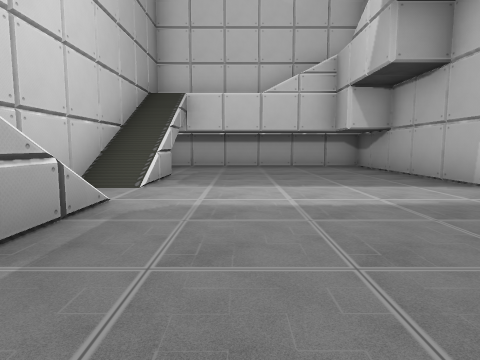
[1] (above)

16 first-person views from a walk through a 3-D level made in the Unity game engine. The camera is 0.58 m above the floor, tilts 6° down and sees 75° across. Doors are open. The floor is counted in squares, 1 m on a side. Each view is taken from the middle of a square. On the plan, view 1 faces up. The plan holds only what a view shows up to about 9 squares ahead; the rest is blank. The place goes on beyond the plan. The player is left out.

[2]
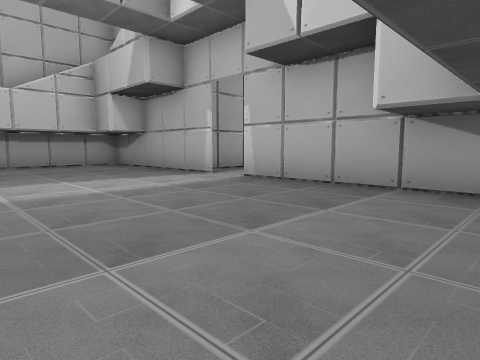

[3]
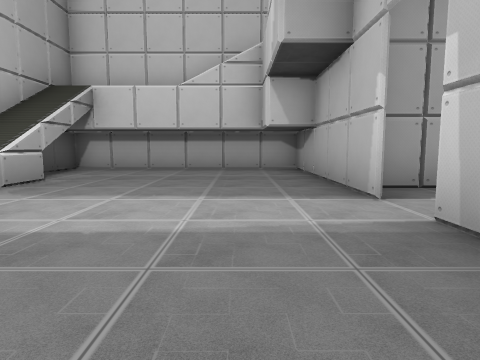

[4]
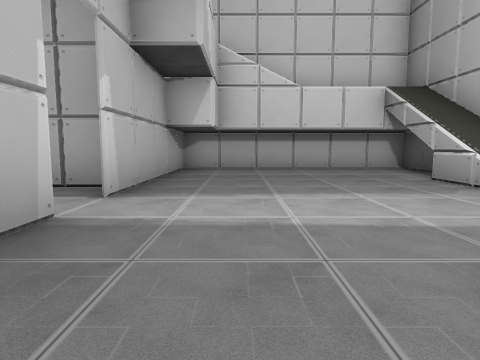

[5]
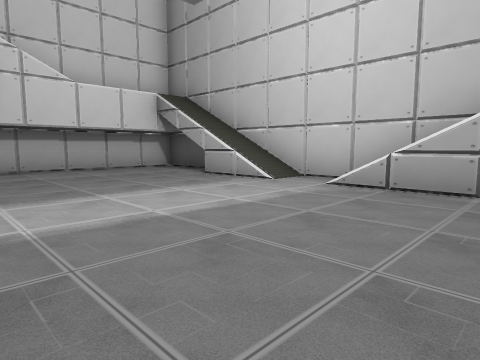

[6]
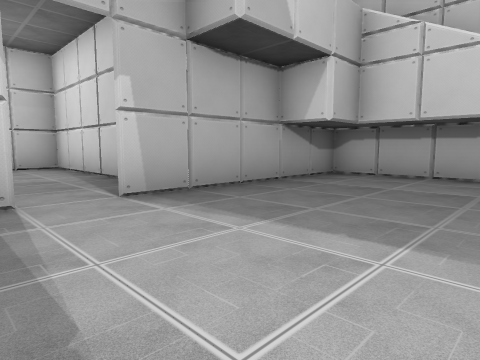

[7]
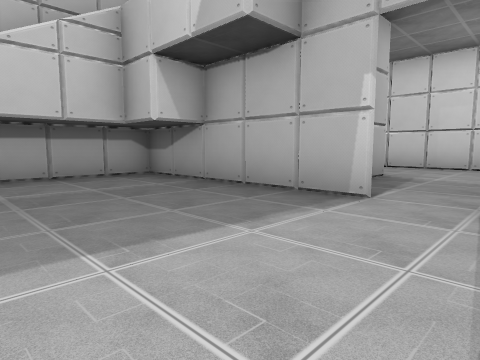

[8]
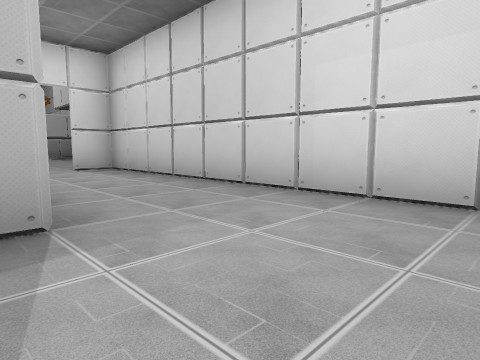

[9]
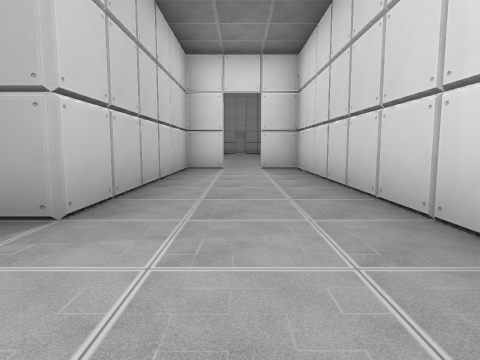

[10]
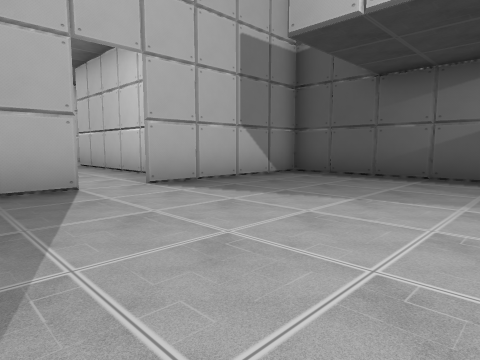

[11]
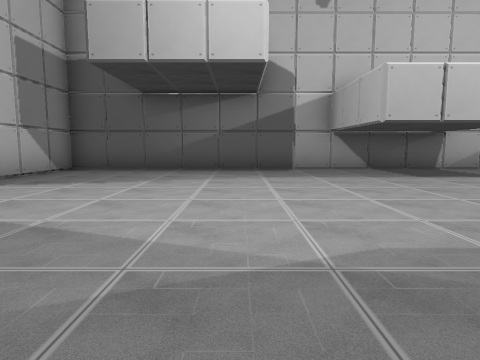

[12]
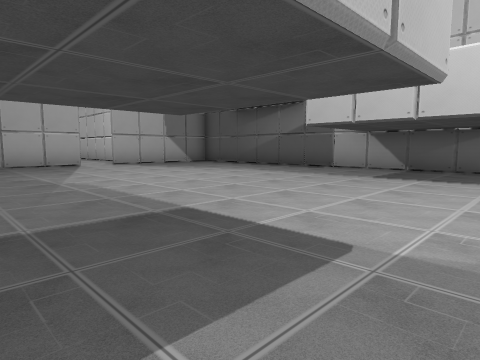

[13]
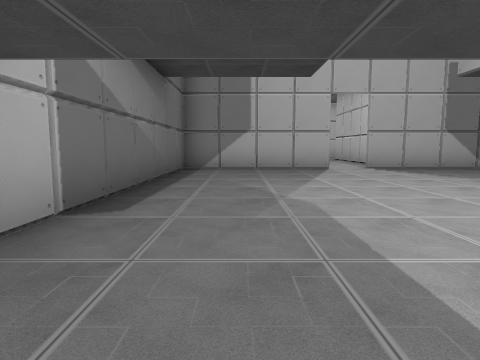

[14]
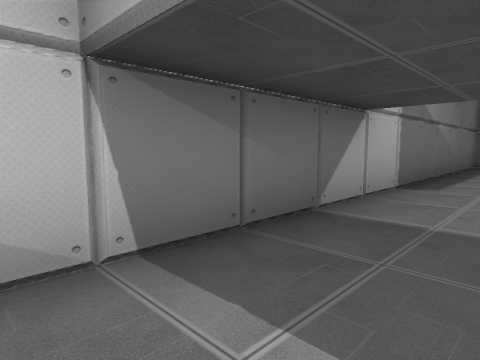

[15]
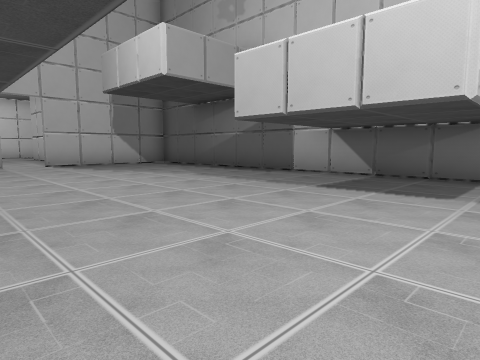

[16]
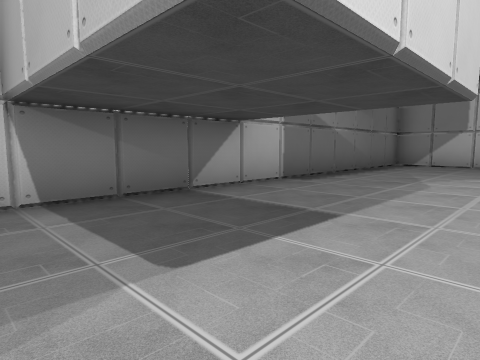

### Floor plan
Key: @ floor where view 1 was taken; # wall or solid block; . floor; / step, stairs or slope; D open door.
Columns run from 3 left of view 1 to 13 right of it. Each row starts with its distance up from view 1.
 22       #. .......#
 21       #.........#
 20       #.........#
 19       #.........#
 18       #.........#
 17       #.........#
 16       #.........#
 15       #.........#
 14       #.........#
 13       #.........#
 12       #....D....#
 11       #####D#####
 10 ##########...#
  9 #......###...#
  8 #......###...#
  7 #/.....###...#
  6 #/.....###...#
  5 #/.....#.....#
  4 #.....DD.....#
  3 #/.....#.....#
  2 #/.....#######
  1 #/.....#
  0 #..@...#
 -1 #......#
 -2 ########

Positions as (right, up) in squares from view 1, and headings:
1: (0, 0), facing up
2: (-1, -1), facing up-right
3: (2, 1), facing up
4: (2, 7), facing down
5: (3, 7), facing down-left
6: (0, 5), facing down-right
7: (0, 3), facing up-right
8: (6, 3), facing up-right
9: (8, 3), facing up
10: (10, 16), facing down-left
11: (12, 16), facing left
12: (12, 22), facing down-left
13: (11, 20), facing down
14: (11, 22), facing down-right
15: (10, 22), facing down-left
16: (9, 22), facing down-right
